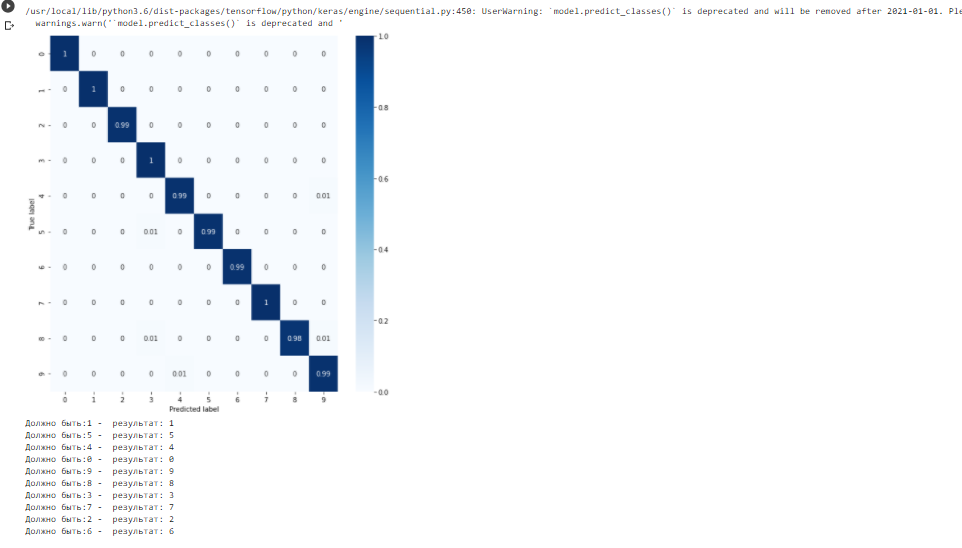

Python code for this plot:
from tensorflow import keras
from tensorflow.keras import Sequential
from tensorflow.keras.layers import Conv2D, MaxPooling2D, Flatten, Dense, Dropout, Activation, BatchNormalization, AveragePooling2D
from tensorflow.keras.optimizers import SGD, RMSprop, Adam
from PIL import Image
import time
import tensorflow as tf
import os
import matplotlib.pyplot as plt
import numpy as np

from sklearn.metrics import confusion_matrix
import itertools
import matplotlib.pyplot as plt

import seaborn as sns
import pandas as pd



def prRes(str1):
  list_of_files = os.listdir(str1)
  for file in list_of_files:
      image_file_name = os.path.join(str1, file)
      if ".jpg" in image_file_name:
          print("Должно быть:" +str(image_file_name.split("content/")[1].split("/")[1].split(".")[0])+ " -  результат: " + str(mlp_digits_predict(model, image_file_name)))
        
def load_images_to_data(image_label, image_directory, features_data, label_data):
    list_of_files = os.listdir(image_directory)
    for file in list_of_files:
        image_file_name = os.path.join(image_directory, file)
        if ".png" in image_file_name:
            img = Image.open(image_file_name).convert("L")
            img = np.resize(img, (28,28,1))
            im2arr = np.array(img)
            im2arr = im2arr.reshape(1, 28, 28, 1)
            features_data = np.append(features_data, im2arr, axis=0)
            label_data = np.append(label_data, [image_label], axis=0)
    return features_data, label_data

def mlp_digits_predict(model, image_file):
   image_size = 28
   img = keras.preprocessing.image.load_img(image_file, target_size=(image_size, image_size), color_mode='grayscale')
   img_arr = np.expand_dims(img, axis=0)
   img_arr = 1 - img_arr/255.0
   img_arr = img_arr.reshape((1, 28, 28, 1))
   result = model.predict_classes([img_arr])
   return result[0]

def mnist_make_model(image_w: int, image_h: int):  
   image_size = 28
   num_channels = 1  # 1 for grayscale images
   num_classes = 10   
   model = Sequential()
   model.add(Conv2D(filters=32, kernel_size=(3,3), activation='relu',padding='same',
                    input_shape=(image_size, image_size, num_channels)))
   model.add(MaxPooling2D(pool_size=(2, 2)))
   model.add(Conv2D(filters=64, kernel_size=(3, 3), activation='relu',padding='same'))
   model.add(MaxPooling2D(pool_size=(2, 2)))
   model.add(Conv2D(filters=64, kernel_size=(3, 3), activation='relu',padding='same'))
   model.add(MaxPooling2D(pool_size=(2, 2)))
   model.add(Flatten())
   # Densely connected layers
   model.add(Dense(128, activation='relu'))
   # Output layer
   model.add(Dense(num_classes, activation='softmax'))
   model.compile(optimizer=Adam(), loss='categorical_crossentropy',metrics=['accuracy'])
   return model

def mnist_mlp_train(model):
    image_size = 28
    num_channels = 1
    (x_train, y_train), (x_test, y_test) = keras.datasets.mnist.load_data()
    x_train = np.reshape(x_train,(x_train.shape[0], image_size, image_size, num_channels))
    x_test = np.reshape(x_test,(x_test.shape[0], image_size, image_size, num_channels))
    (x_train, y_train) = load_images_to_data('1', '/content/mytrainimg/1', x_train, y_train)
    #(x_test, y_test) = load_images_to_data('1', '/content/mytestimg/1', x_test, y_test)
    x_train = x_train.astype('float32')/255.0
    x_test = x_test.astype('float32')/255.0
    num_classes = 10
    y_train = keras.utils.to_categorical(y_train, num_classes)
    y_test = keras.utils.to_categorical(y_test, num_classes)
    model.fit(x_train, y_train, epochs=40, batch_size=32)

def confusion_matrix(model):
    image_size = 28
    num_channels = 1
    (x_train, y_train), (x_test, y_test) = keras.datasets.mnist.load_data()
    x_train = np.reshape(x_train,(x_train.shape[0], image_size, image_size, num_channels))
    x_test = np.reshape(x_test,(x_test.shape[0], image_size, image_size, num_channels))
    x_train = x_train.astype('float32')/255.0
    x_test = x_test.astype('float32')/255.0
    classes = [0,1,2,3,4,5,6,7,8,9]
    y_pred=model.predict_classes(x_test)
    con_mat = tf.math.confusion_matrix(labels=y_test, predictions=y_pred).numpy()
    con_mat_norm = np.around(con_mat.astype('float') / con_mat.sum(axis=1)[:, np.newaxis], decimals=2)
    con_mat_df = pd.DataFrame(con_mat_norm,
                        index = classes, 
                        columns = classes)
    figure = plt.figure(figsize=(8, 8))
    sns.heatmap(con_mat_df, annot=True,cmap=plt.cm.Blues)
    plt.tight_layout()
    plt.ylabel('True label')
    plt.xlabel('Predicted label')
    plt.show()

'''
model = mnist_make_model(image_w=28, image_h=28)
mnist_mlp_train(model)
model.save('mlp_digits_28x28.h5')  
'''  


p = os.path.abspath('/content/mlp_digits_28x28.h5')
model = tf.keras.models.load_model(p)

confusion_matrix(model)

image_directory = "/content/img/"
prRes(image_directory)
print()

print("my data")
image_directory1 = "/content/mytestimg/1/"
prRes(image_directory1)



